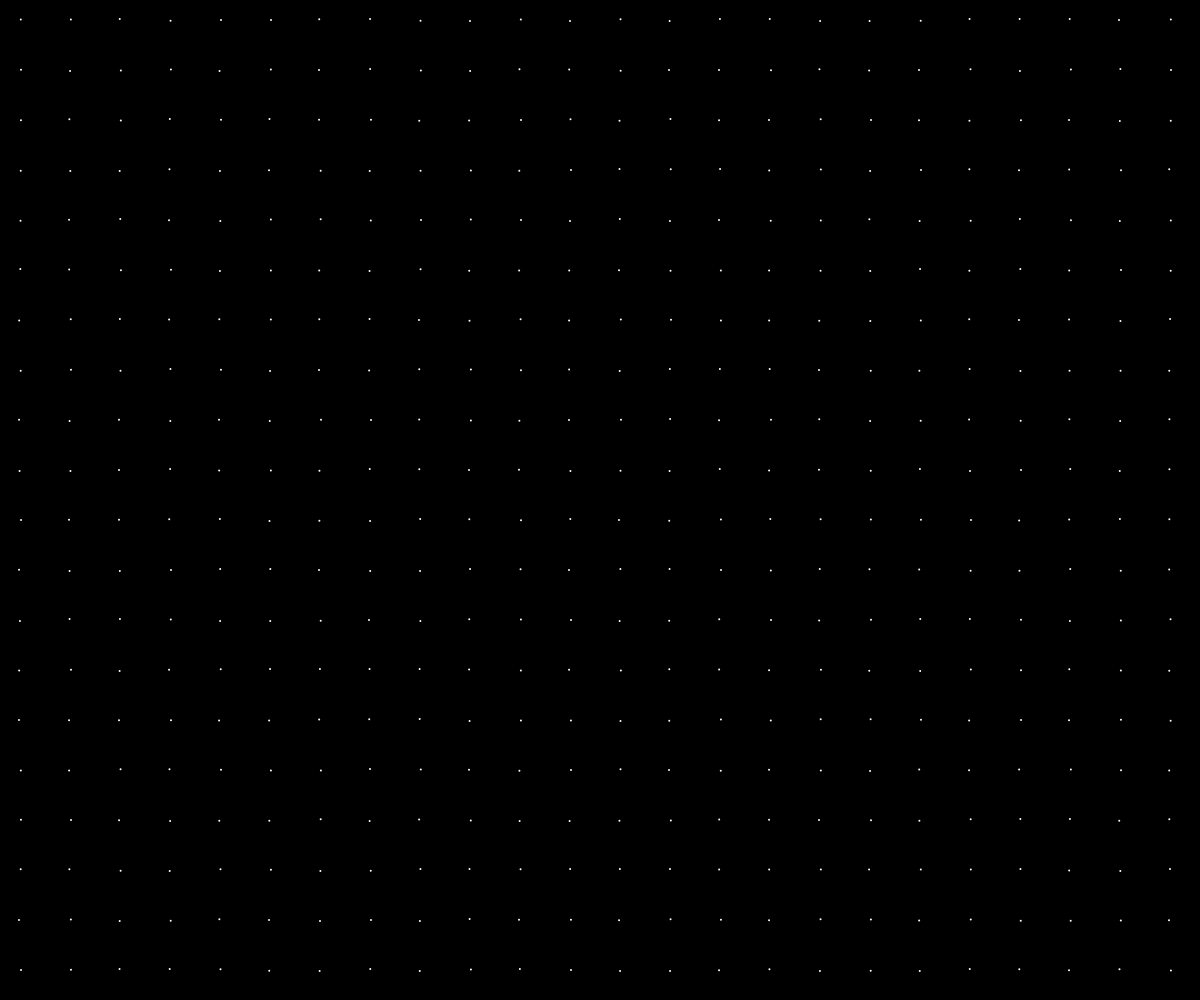
Frame 1 (no input)
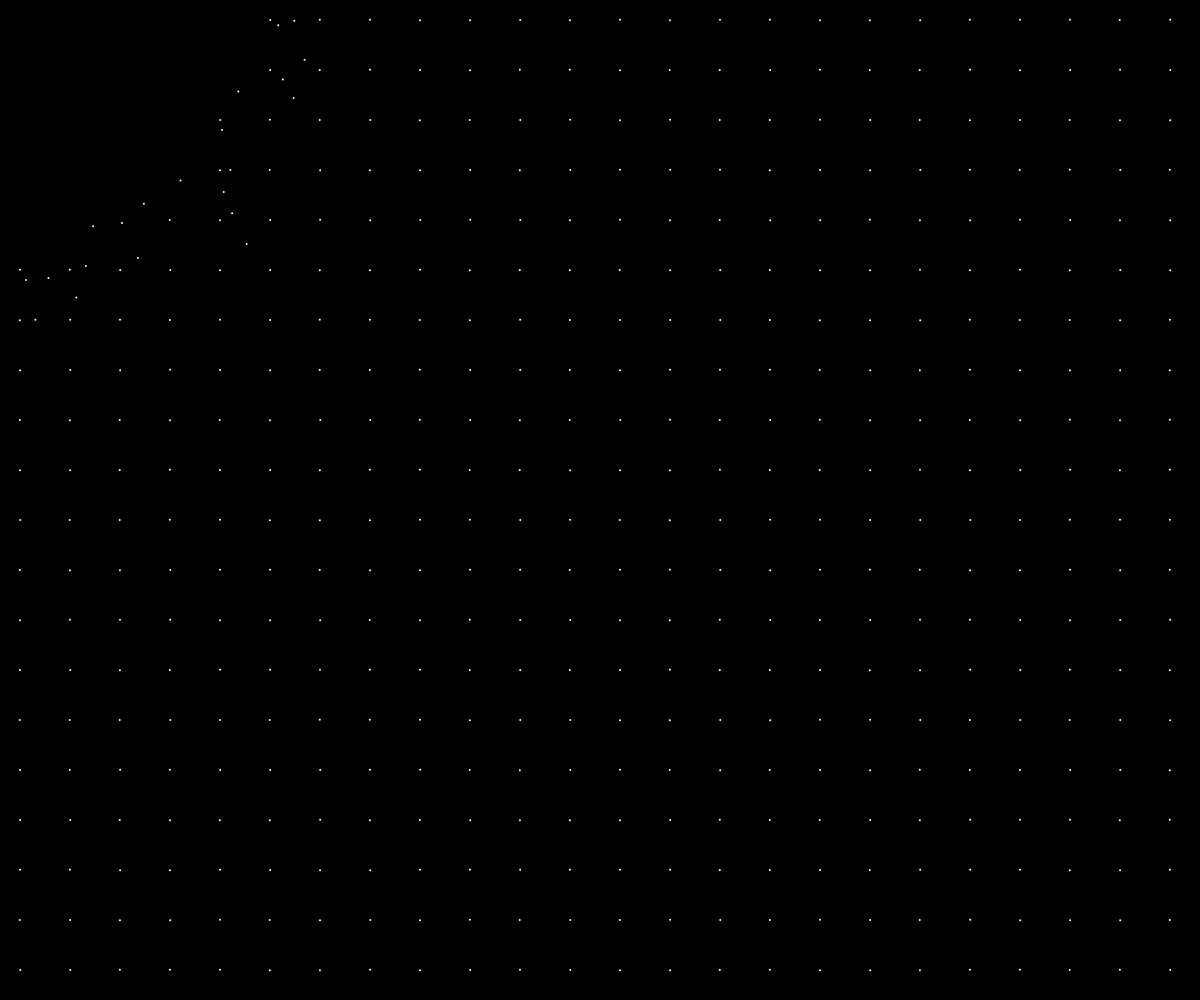
Frame 60 (no input)
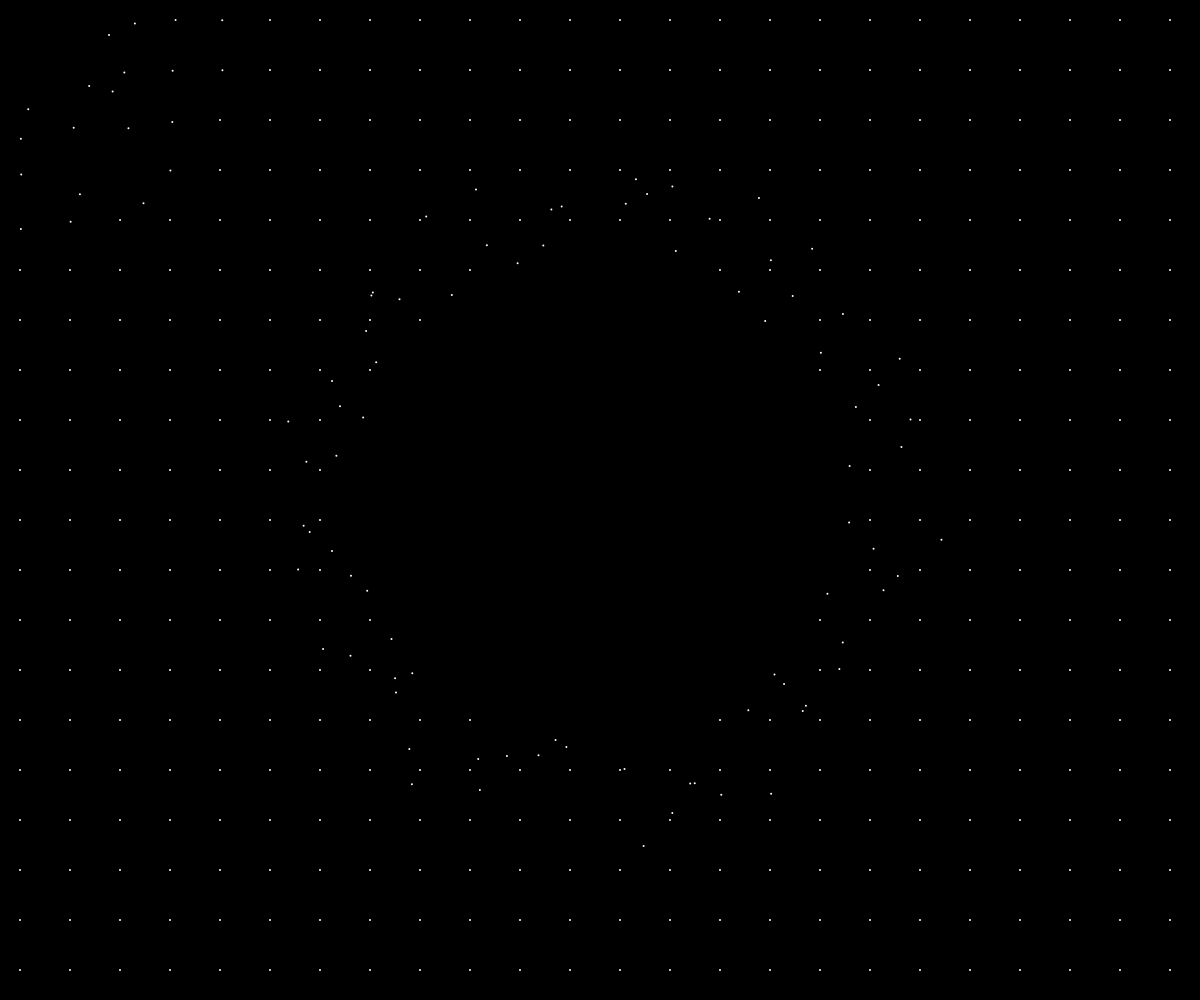
Frame 120 (the mouse pressed at the canvas centre since frame 60)

The p5.js sketch that drew these frames (run headless with seeded random() and noise() and a simulated clock; from frame 60 on, the mouse is pressed at the canvas centre):

// p5.js sketch
// ── sketch.js
var points = [];

var theme = ['rgb(255,0,0)', 'rgb(0,255,0)', 'rgb(0,0,255)'];

function preload() {
}

function setup() {
    createCanvas(windowWidth, windowHeight);
    textSize(168);
    background(0);

    for (var px = 20; px < width - 20; px += 50) {
        for (var py = 20; py < height - 20; py += 50) {


            var vehicle = new Vehicle(px, py);


            points.push(vehicle);
        }
    }
    frameRate(60);
}

function draw() {

    background(0);


    for (var i = 0; i < points.length; i++) {
        var point = points[i];
        point.update();
        point.behaviors();
        fill(255);
        point.show();
    }



}

function Vehicle(x, y) {
    this.pos = createVector(x, y);
    this.vel = p5.Vector.random2D();
    this.acc = createVector();
    this.target = createVector(x, y);
    this.r = 8;
    this.maxspeed = 5;
    this.maxforce = 0.2;

    this.behaviors = function () {
        var arrive = this.arrive(this.target);
        var mouse = createVector(mouseX, mouseY);
        var flee = this.flee(mouse);

        arrive.mult(1);
        flee.mult(10);

        this.applyForce(arrive);
        this.applyForce(flee);
    }

    this.applyForce = function (force) {
        this.acc.add(force);
    }

    this.arrive = function (target) {
        var desired = p5.Vector.sub(target, this.pos);
        var distance = desired.mag();
        var speed = this.maxspeed;
        if (distance < 100) {
            speed = map(distance, 0, 100, 0, this.maxspeed);
        }

        desired.setMag(speed);
        var steer = p5.Vector.sub(desired, this.vel);
        steer.limit(this.maxforce);

        return steer;
    }

    this.flee = function (target) {
        var desired = p5.Vector.sub(target, this.pos);
        var distance = desired.mag();
        if (distance < 250) {
            desired.setMag(this.maxspeed);
            desired.mult(-1);
            var steer = p5.Vector.sub(desired, this.vel);
            steer.limit(this.maxforce);

            return steer;
        } else {
            return createVector(0, 0);
        }
    }

    this.update = function () {
        this.pos.add(this.vel);
        this.vel.add(this.acc);
        this.acc.mult(0);
    }

    this.show = function () {

        noStroke();

        ellipse(this.pos.x, this.pos.y, 2);

    }
}
